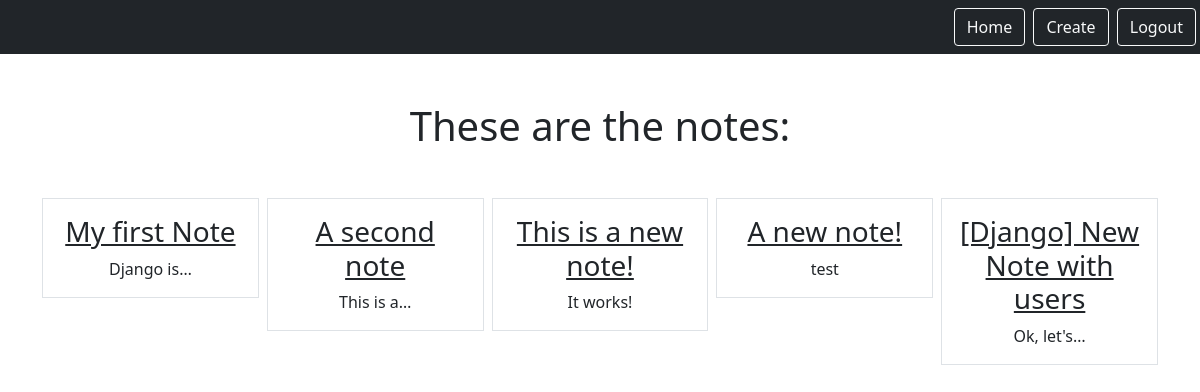
The app's page /smart/notes (signed in), older data.
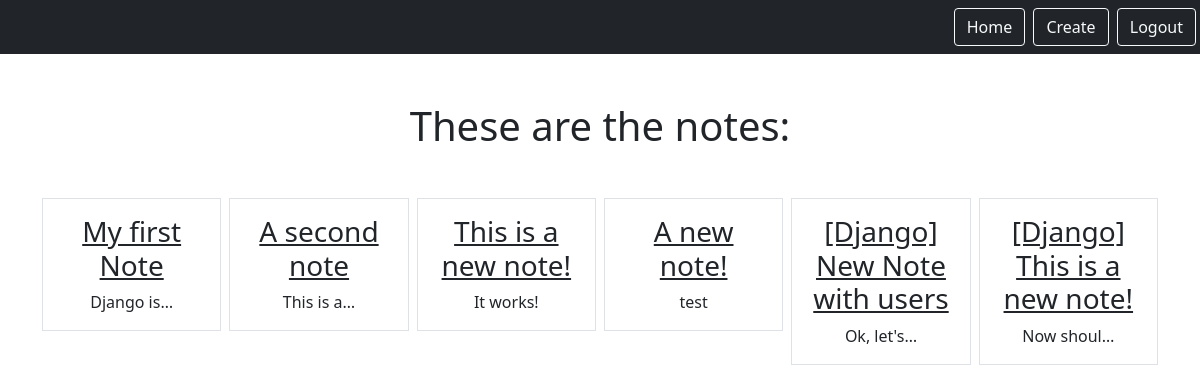
The same page, newer data.
### notes/models.py (models this page shows)
class Notes(models.Model):
    title = models.CharField(max_length=200)
    text = models.TextField()
    created = models.DateTimeField(auto_now_add=True)
    user = models.ForeignKey(User, on_delete=models.CASCADE, related_name="notes")

### notes/views.py (the view)
# urls.py: path('notes', views.NotesListView.as_view(), name="notes.list"),
class NotesListView(LoginRequiredMixin, ListView):
    model = Notes
    context_object_name = "notes"
    template_name = "notes/notes_list.html"
    login_url = "/login"
    def get_queryset(self):
        return self.request.user.notes.all()

### notes/templates/notes/notes_list.html
{% extends "base.html" %}
{% block content %}
    <h1 class="my-5">These are the notes:</h1>
    <div class="row row-cols3 g-2">
        {% for note in notes %}
        <div class="col">
            <div class="p-3 border">
                <a href="{% url 'notes.detail' pk=note.id %}" class="text-dark text-decoration-non">
                    <h3> {{note.title}}</h3>
                </a>
                {{note.text|truncatechars:10}}
            </div>
        </div>
        {% endfor %}
    </div>
{% endblock %}

### static/templates/base.html (shortened to what this page needs)
{% load static %}
<html>
    <head>
        <link rel="stylesheet" type="text/css" href="{% static 'css/style.css' %}"/>
        <link href="https://cdn.jsdelivr.net/npm/bootstrap@5.0.2/dist/css/bootstrap.min.css" rel="stylesheet">
    </head>
    <body>
        <nav class="navbar navbar-dark bg-dark">
            <div class="ms-auto">
                {% if user.is_authenticated %}
                <a href="{% url 'notes.list' %}" class="btn btn-outline-light me-1">Home</a>
                <a href="{% url 'notes.new' %}" class="btn btn-outline-light me-1">Create</a>
                <a href="{% url 'logout' %}" class="btn btn-outline-light me-1">Logout</a>
                {% else %}
                <a href="{% url 'login' %}" class="btn btn-outline-light me-1">Login</a>
                <a href="{% url 'signup' %}" class="btn btn-outline-light me-1">Signup</a>
                {% endif %}
            </div>
        </nav>
        <div class="my-5 text-center container">
        {% block content %}
        {% endblock %}
        </div>
    </body>
</html>

Row changes from the older to the newer data that the page shows:
added Notes: title "[Django] This is a new note!", text "Now shoul…"
